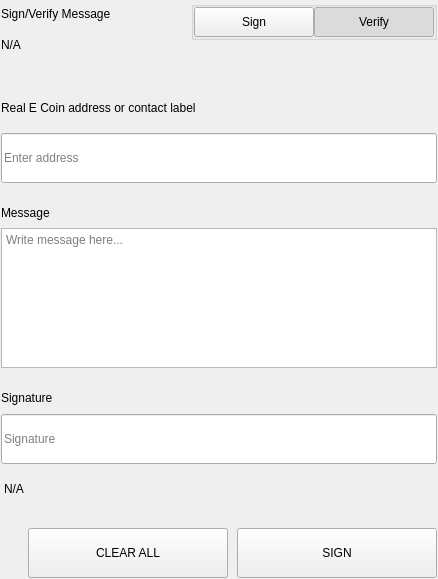
<?xml version="1.0" encoding="UTF-8"?>
<ui version="4.0">
 <class>SettingsSignMessageWidgets</class>
 <widget class="QWidget" name="SettingsSignMessageWidgets">
  <property name="geometry">
   <rect>
    <x>0</x>
    <y>0</y>
    <width>438</width>
    <height>579</height>
   </rect>
  </property>
  <property name="windowTitle">
   <string>Form</string>
  </property>
  <layout class="QVBoxLayout" name="verticalLayout">
   <property name="spacing">
    <number>0</number>
   </property>
   <property name="leftMargin">
    <number>0</number>
   </property>
   <property name="topMargin">
    <number>0</number>
   </property>
   <property name="rightMargin">
    <number>0</number>
   </property>
   <property name="bottomMargin">
    <number>0</number>
   </property>
   <item>
    <widget class="QWidget" name="left" native="true">
     <layout class="QVBoxLayout" name="verticalLayout_3">
      <property name="leftMargin">
       <number>0</number>
      </property>
      <property name="topMargin">
       <number>0</number>
      </property>
      <property name="rightMargin">
       <number>0</number>
      </property>
      <property name="bottomMargin">
       <number>0</number>
      </property>
      <item>
       <widget class="QWidget" name="container_sign" native="true">
        <layout class="QVBoxLayout" name="verticalLayout_2">
         <property name="spacing">
          <number>0</number>
         </property>
         <property name="leftMargin">
          <number>1</number>
         </property>
         <property name="topMargin">
          <number>1</number>
         </property>
         <property name="rightMargin">
          <number>1</number>
         </property>
         <property name="bottomMargin">
          <number>1</number>
         </property>
         <item>
          <layout class="QHBoxLayout" name="horizontalLayout_3" stretch="3,1">
           <property name="spacing">
            <number>40</number>
           </property>
           <item>
            <layout class="QVBoxLayout" name="verticalLayoutTitle">
             <property name="spacing">
              <number>5</number>
             </property>
             <item>
              <widget class="QLabel" name="labelTitle">
               <property name="text">
                <string>Sign/Verify Message</string>
               </property>
              </widget>
             </item>
             <item>
              <widget class="QLabel" name="labelSubtitle1">
               <property name="text">
                <string notr="true">N/A</string>
               </property>
               <property name="wordWrap">
                <bool>true</bool>
               </property>
              </widget>
             </item>
            </layout>
           </item>
           <item alignment="Qt::AlignRight|Qt::AlignTop">
            <widget class="QWidget" name="containerSwitch" native="true">
             <property name="styleSheet">
              <string notr="true">#containerSwitch{
	padding-top:9px;
}</string>
             </property>
             <layout class="QVBoxLayout" name="verticalLayout_6">
              <property name="spacing">
               <number>4</number>
              </property>
              <property name="leftMargin">
               <number>0</number>
              </property>
              <property name="topMargin">
               <number>0</number>
              </property>
              <property name="rightMargin">
               <number>0</number>
              </property>
              <property name="bottomMargin">
               <number>0</number>
              </property>
              <item alignment="Qt::AlignRight">
               <widget class="QGroupBox" name="groupBox">
                <property name="sizePolicy">
                 <sizepolicy hsizetype="Fixed" vsizetype="Preferred">
                  <horstretch>0</horstretch>
                  <verstretch>0</verstretch>
                 </sizepolicy>
                </property>
                <property name="title">
                 <string/>
                </property>
                <property name="alignment">
                 <set>Qt::AlignRight|Qt::AlignTop|Qt::AlignTrailing</set>
                </property>
                <layout class="QHBoxLayout" name="horizontalLayout_4">
                 <property name="spacing">
                  <number>0</number>
                 </property>
                 <property name="leftMargin">
                  <number>0</number>
                 </property>
                 <property name="topMargin">
                  <number>0</number>
                 </property>
                 <property name="rightMargin">
                  <number>0</number>
                 </property>
                 <property name="bottomMargin">
                  <number>0</number>
                 </property>
                 <item>
                  <widget class="QPushButton" name="pushSign">
                   <property name="minimumSize">
                    <size>
                     <width>120</width>
                     <height>30</height>
                    </size>
                   </property>
                   <property name="maximumSize">
                    <size>
                     <width>120</width>
                     <height>30</height>
                    </size>
                   </property>
                   <property name="focusPolicy">
                    <enum>Qt::NoFocus</enum>
                   </property>
                   <property name="text">
                    <string>Sign</string>
                   </property>
                   <property name="checkable">
                    <bool>true</bool>
                   </property>
                   <property name="autoExclusive">
                    <bool>true</bool>
                   </property>
                  </widget>
                 </item>
                 <item>
                  <widget class="QPushButton" name="pushVerify">
                   <property name="minimumSize">
                    <size>
                     <width>120</width>
                     <height>30</height>
                    </size>
                   </property>
                   <property name="maximumSize">
                    <size>
                     <width>120</width>
                     <height>30</height>
                    </size>
                   </property>
                   <property name="focusPolicy">
                    <enum>Qt::NoFocus</enum>
                   </property>
                   <property name="text">
                    <string>Verify</string>
                   </property>
                   <property name="checkable">
                    <bool>true</bool>
                   </property>
                   <property name="checked">
                    <bool>true</bool>
                   </property>
                   <property name="autoExclusive">
                    <bool>true</bool>
                   </property>
                  </widget>
                 </item>
                </layout>
               </widget>
              </item>
              <item alignment="Qt::AlignHCenter|Qt::AlignTop">
               <widget class="QLabel" name="labelSubtitleSwitch">
                <property name="text">
                 <string/>
                </property>
                <property name="alignment">
                 <set>Qt::AlignRight|Qt::AlignTrailing|Qt::AlignVCenter</set>
                </property>
               </widget>
              </item>
             </layout>
            </widget>
           </item>
          </layout>
         </item>
         <item>
          <spacer name="verticalSpacer_2">
           <property name="orientation">
            <enum>Qt::Vertical</enum>
           </property>
           <property name="sizeType">
            <enum>QSizePolicy::Fixed</enum>
           </property>
           <property name="sizeHint" stdset="0">
            <size>
             <width>20</width>
             <height>40</height>
            </size>
           </property>
          </spacer>
         </item>
         <item>
          <widget class="QWidget" name="containerAddress" native="true">
           <property name="sizePolicy">
            <sizepolicy hsizetype="Preferred" vsizetype="Fixed">
             <horstretch>0</horstretch>
             <verstretch>0</verstretch>
            </sizepolicy>
           </property>
           <layout class="QVBoxLayout" name="verticalLayout_5" stretch="0,0">
            <property name="spacing">
             <number>15</number>
            </property>
            <property name="leftMargin">
             <number>0</number>
            </property>
            <property name="topMargin">
             <number>0</number>
            </property>
            <property name="rightMargin">
             <number>0</number>
            </property>
            <property name="bottomMargin">
             <number>0</number>
            </property>
            <item>
             <widget class="QLabel" name="labelSubtitleAddress">
              <property name="minimumSize">
               <size>
                <width>0</width>
                <height>20</height>
               </size>
              </property>
              <property name="maximumSize">
               <size>
                <width>16777215</width>
                <height>20</height>
               </size>
              </property>
              <property name="text">
               <string>Real E Coin address or contact label</string>
              </property>
             </widget>
            </item>
            <item>
             <widget class="QLineEdit" name="addressIn_SM">
              <property name="minimumSize">
               <size>
                <width>0</width>
                <height>50</height>
               </size>
              </property>
              <property name="maximumSize">
               <size>
                <width>16777215</width>
                <height>50</height>
               </size>
              </property>
              <property name="placeholderText">
               <string>Enter address</string>
              </property>
             </widget>
            </item>
           </layout>
          </widget>
         </item>
         <item>
          <spacer name="verticalSpacer_3">
           <property name="orientation">
            <enum>Qt::Vertical</enum>
           </property>
           <property name="sizeType">
            <enum>QSizePolicy::Fixed</enum>
           </property>
           <property name="sizeHint" stdset="0">
            <size>
             <width>20</width>
             <height>20</height>
            </size>
           </property>
          </spacer>
         </item>
         <item>
          <layout class="QVBoxLayout" name="verticalLayout_9">
           <property name="spacing">
            <number>5</number>
           </property>
           <item>
            <widget class="QLabel" name="labelSubtitleMessage">
             <property name="minimumSize">
              <size>
               <width>0</width>
               <height>20</height>
              </size>
             </property>
             <property name="maximumSize">
              <size>
               <width>16777215</width>
               <height>20</height>
              </size>
             </property>
             <property name="text">
              <string>Message</string>
             </property>
            </widget>
           </item>
           <item>
            <widget class="QPlainTextEdit" name="messageIn_SM">
             <property name="minimumSize">
              <size>
               <width>0</width>
               <height>140</height>
              </size>
             </property>
             <property name="maximumSize">
              <size>
               <width>16777215</width>
               <height>140</height>
              </size>
             </property>
             <property name="placeholderText">
              <string>Write message here...</string>
             </property>
            </widget>
           </item>
          </layout>
         </item>
         <item>
          <spacer name="verticalSpacer_4">
           <property name="orientation">
            <enum>Qt::Vertical</enum>
           </property>
           <property name="sizeType">
            <enum>QSizePolicy::Fixed</enum>
           </property>
           <property name="sizeHint" stdset="0">
            <size>
             <width>20</width>
             <height>20</height>
            </size>
           </property>
          </spacer>
         </item>
         <item>
          <widget class="QWidget" name="widget" native="true">
           <property name="minimumSize">
            <size>
             <width>0</width>
             <height>75</height>
            </size>
           </property>
           <property name="maximumSize">
            <size>
             <width>16777215</width>
             <height>16777215</height>
            </size>
           </property>
           <layout class="QVBoxLayout" name="verticalLayout_4">
            <property name="leftMargin">
             <number>0</number>
            </property>
            <property name="topMargin">
             <number>0</number>
            </property>
            <property name="rightMargin">
             <number>0</number>
            </property>
            <property name="bottomMargin">
             <number>0</number>
            </property>
            <item>
             <widget class="QLabel" name="labelSubtitleSignature">
              <property name="minimumSize">
               <size>
                <width>0</width>
                <height>20</height>
               </size>
              </property>
              <property name="maximumSize">
               <size>
                <width>16777215</width>
                <height>20</height>
               </size>
              </property>
              <property name="text">
               <string>Signature</string>
              </property>
             </widget>
            </item>
            <item>
             <widget class="QLineEdit" name="signatureOut_SM">
              <property name="minimumSize">
               <size>
                <width>0</width>
                <height>50</height>
               </size>
              </property>
              <property name="placeholderText">
               <string>Signature</string>
              </property>
             </widget>
            </item>
           </layout>
          </widget>
         </item>
         <item>
          <widget class="QLabel" name="statusLabel_SM">
           <property name="styleSheet">
            <string notr="true">padding-top:5px;</string>
           </property>
           <property name="text">
            <string notr="true">N/A</string>
           </property>
          </widget>
         </item>
         <item>
          <spacer name="verticalSpacer">
           <property name="orientation">
            <enum>Qt::Vertical</enum>
           </property>
           <property name="sizeType">
            <enum>QSizePolicy::Fixed</enum>
           </property>
           <property name="sizeHint" stdset="0">
            <size>
             <width>20</width>
             <height>20</height>
            </size>
           </property>
          </spacer>
         </item>
         <item>
          <layout class="QHBoxLayout" name="horizontalLayout_7">
           <property name="spacing">
            <number>9</number>
           </property>
           <item>
            <spacer name="horizontalSpacer_5">
             <property name="orientation">
              <enum>Qt::Horizontal</enum>
             </property>
             <property name="sizeType">
              <enum>QSizePolicy::Expanding</enum>
             </property>
             <property name="sizeHint" stdset="0">
              <size>
               <width>40</width>
               <height>20</height>
              </size>
             </property>
            </spacer>
           </item>
           <item>
            <widget class="QPushButton" name="pushButtonClear">
             <property name="minimumSize">
              <size>
               <width>200</width>
               <height>50</height>
              </size>
             </property>
             <property name="focusPolicy">
              <enum>Qt::NoFocus</enum>
             </property>
             <property name="text">
              <string>CLEAR ALL</string>
             </property>
            </widget>
           </item>
           <item>
            <widget class="QPushButton" name="pushButtonSave">
             <property name="minimumSize">
              <size>
               <width>200</width>
               <height>50</height>
              </size>
             </property>
             <property name="maximumSize">
              <size>
               <width>200</width>
               <height>50</height>
              </size>
             </property>
             <property name="focusPolicy">
              <enum>Qt::NoFocus</enum>
             </property>
             <property name="text">
              <string>SIGN</string>
             </property>
            </widget>
           </item>
          </layout>
         </item>
        </layout>
       </widget>
      </item>
     </layout>
    </widget>
   </item>
  </layout>
 </widget>
 <resources/>
 <connections/>
</ui>
